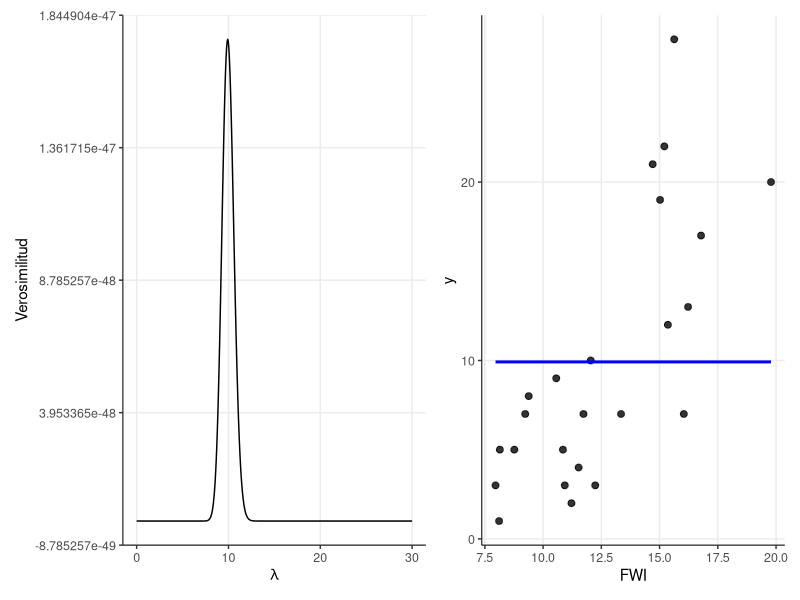
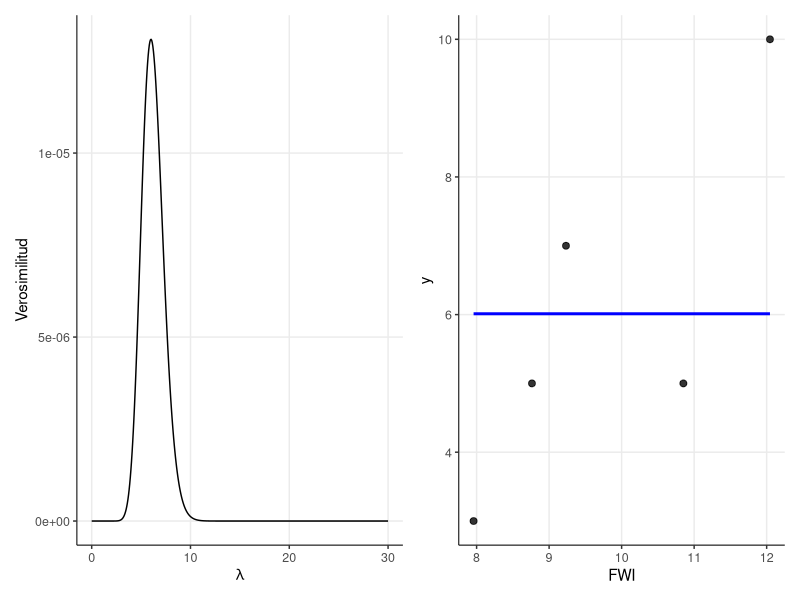
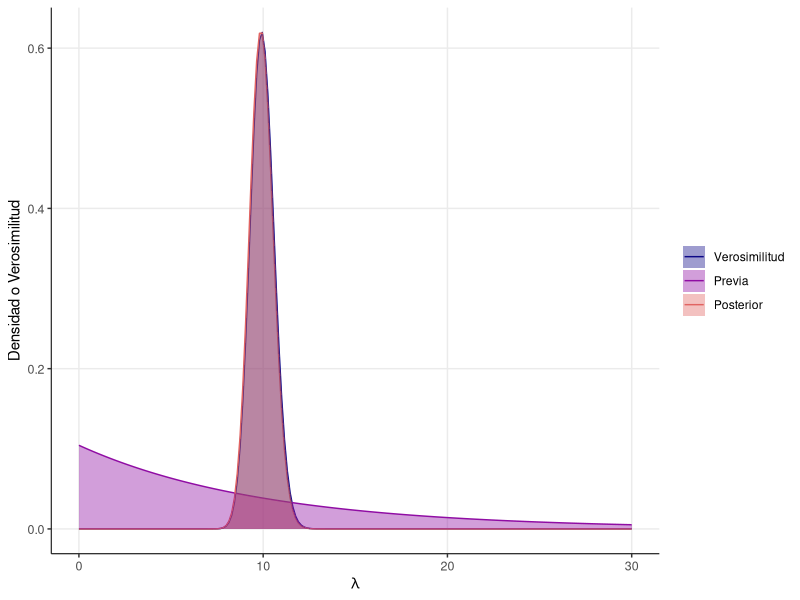
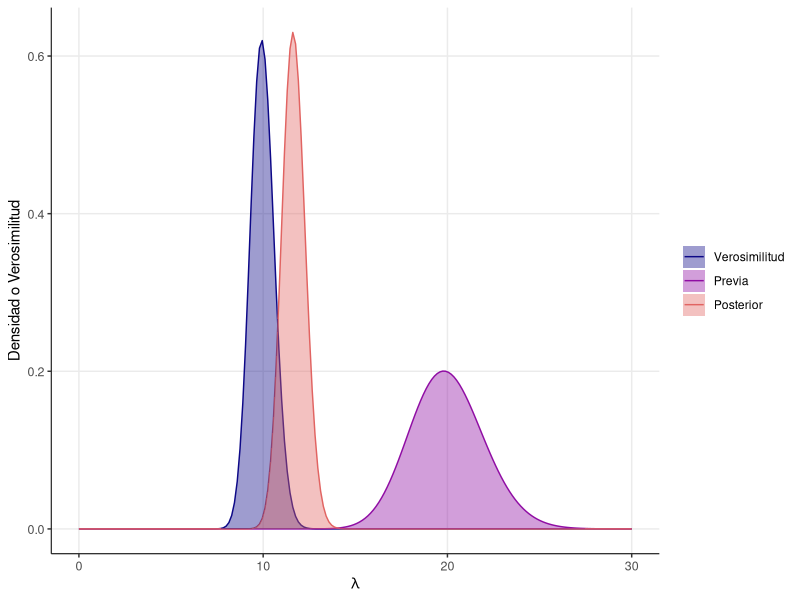
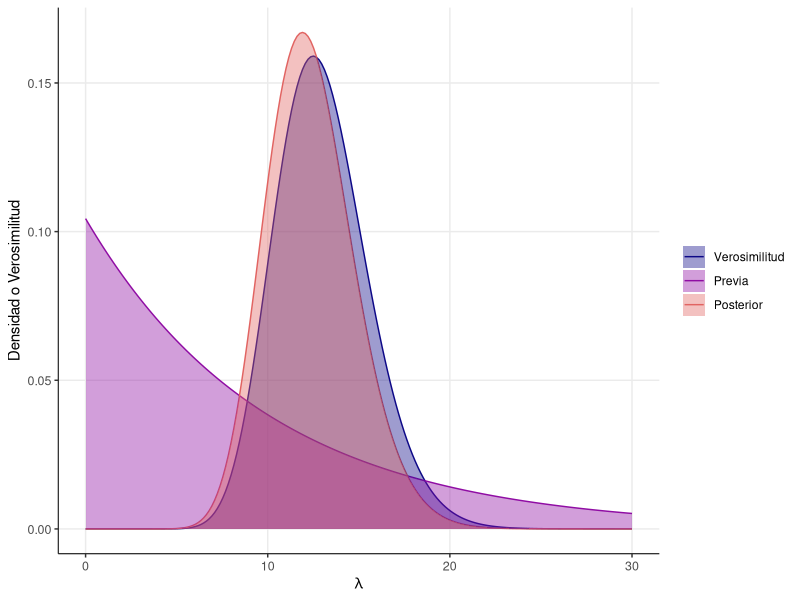
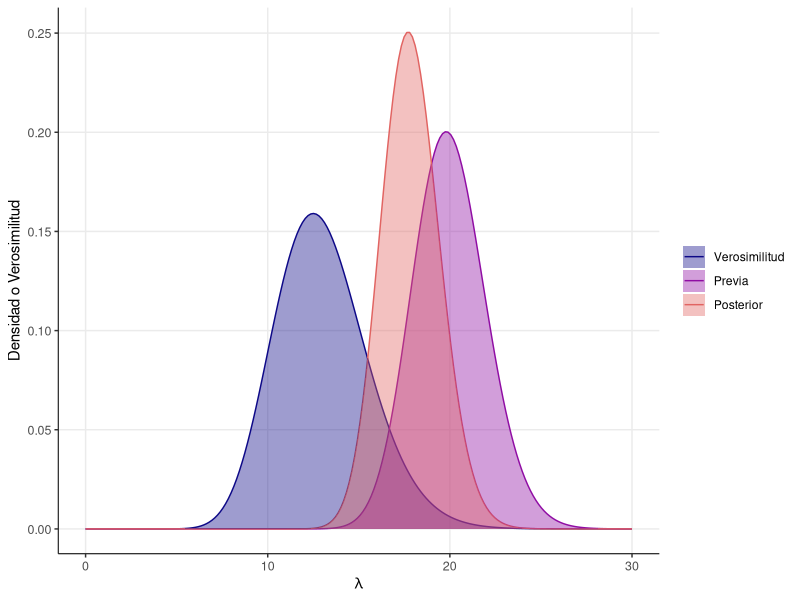

Recreate these plots in R, in order.
## ## TP 5: Estimación de parámetros e inferencia bayesiana ## ##

# [Codificación: UTF-8]

# Paquetes ----------------------------------------------------------------

library(tidyverse) # ggplot y pivot_longer
library(viridis)   # colores
library(dplyr)
library(ggplot2)
library(scales)    # leyenda de gráfico
library(patchwork) # unir gráficos

# Funciones ---------------------------------------------------------------

# Para normalizar densidades o likelihoods (con fines gráficos).
# area es el tamaño del segmento o celda en la aproximación discreta.
# En 1D, es la distancia entre valores de la secuencia de parámetros.
# En 2D, es el área de cada celda.
# Devuelve un vector de densidad o likelihood, tal que
# sum(normalized_density * area) ~= 1
normalize_dens <- function(dens, area) {
  dens / sum(dens * area)
}

# ggplot custom theme
nice_theme <- function() {
  theme(
    panel.border = element_blank(),
    panel.grid.minor = element_blank(),
    panel.grid.major =  element_line(),

    axis.line = element_line(linewidth = 0.35),

    axis.text = element_text(size = 9),
    axis.title = element_text(size = 11),

    strip.text = element_text(size = 11),
    strip.background = element_rect(fill = "white", color = "white")
  )
}

theme_set(theme_classic())

# Datos -------------------------------------------------------------------

datos <- read.csv(file.path("datos", "barbera_data_fire_total_climate.csv"))

# Actividad 1 -------------------------------------------------------------

# 1.1 ---------------------------------------------------------------------
# Elegir un set de datos y definir un modelo sencillo (1 o 2 parámetros).
# Puede ser estadístico o no (la función de costo no necesariamente tiene que
# ser una -log verosimilitud).

# y_i ~ Poisson(lambda)

# (no hay predictoras)

# 1.2 ---------------------------------------------------------------------
# Evaluar qué restricciones debería imponerse sobre los parámetros para que el
# modelo sea sensato.

# lambda >= 0, ¿quizás no superior a 200?

# 1.3 ---------------------------------------------------------------------
# Graficar la función de verosimilitud del modelo (o la función de costo) y
# encontrá el máximo utilizando el método de la grilla. Si el modelo tiene
# D > 2 parámetros, se deberán fijar D - 2 para poder graficar. Graficar la
# predicción en función de alguna variable predictora (si es que la hay)
# utilizando el valor de la grilla con mayor verosimilitud o menor costo.

like_fire <- function(lambda, log = T, filas = 1:nrow(datos)) {
  # "like" por likelihood (sería raro decirle "vero");
  # "fire" porque es la función para estos datos de fuego, no cualquier
  # verosimilitud.

  # usando lambda evaluamos la verosimilitud de cada observación,
  # en escala log:
  like_pointwise <- dpois(datos$fires[filas], lambda, log = T)

  # la log-verosimilitud conjunta es la suma de las log-verosimilitudes por
  # observación:
  like <- sum(like_pointwise)

  if (log) return(like)
  else return(exp(like))
}

# Creamos grilla de valores de lambda.
side <- 500 # cantidad de valores por lado
grilla <- data.frame(
  lambda = seq(0, 30, length.out = side)
)

# Evaluamos la verosimilitud para cada valor
grilla$loglike <- NA
for (i in 1:side) {
  grilla$loglike[i] <- like_fire(grilla$lambda[i])
}
grilla$like <- exp(grilla$loglike)

# Elegimos el punto con mayor verosimilitud
row <- which.max(grilla$loglike)
lambda <- grilla$lambda[row]

# Curva de verosimilitud a partir de la grilla (1D)
p1 <- ggplot(grilla, aes(x = lambda, y = like)) +
  geom_line() +
  # geom_vline(xintercept = lambda, linetype = "dashed") +
  # scale_y_continous(trans="log10")+
  labs(x = expression(lambda), y = "Verosimilitud") +
  nice_theme()

# Plot de puntos + curva
p2 <- ggplot(datos, aes(x = fwi, y = fires)) +
  geom_point(color = rgb(0, 0, 0, 0.8), size = 2) +
  stat_function(fun = function(x) lambda,
                color = "blue", linewidth = 1) +
  ylab("y") + xlab("FWI") +
  nice_theme()

# Unimos
(p1 | p2)

# 1.4 ---------------------------------------------------------------------
# Comparár la estimación basada en la grilla con la obtenida usando optim.

opt <- optim(
  par = 1,                     # Valor inicial de lambda
  fn = like_fire,              # Función a optimizar
  method = "Brent",            # Optmización en 1D
  lower = 0, upper = 1000,     # Limites
  control = list(fnscale = -1) # Para que maximice en vez de minimizar
)

opt$par
grilla[row, c("lambda")]

# 1.5 ---------------------------------------------------------------------
# ¿Existen otros valores de los parámetros que también presentan un
# ajuste razonable a los datos, aunque sea subóptimo? ¿Cómo se podría
# escoger un set de valores razonables?

# 1.6 ---------------------------------------------------------------------
# Repetir los puntos 1.3 y 1.5 pero utilizando el 20 % y el 50 % de los
# datos disponibles, y compará los resultados.

# Ejemplo con N = 20 %

filas20 <- sample(1:nrow(datos), size = round(0.2 * nrow(datos)),
                  replace = F)

# Evaluamos la verosimilitud para cada valor
grilla$loglike20 <- NA
for (i in 1:side) {
  grilla$loglike20[i] <- like_fire(grilla$lambda[i], filas = filas20)
}
grilla$like20 <- exp(grilla$loglike20)

row20 <- which.max(grilla$loglike20)
lambda20 <- grilla$lambda[row20]

# Curva de verosimilitud a partir de la grilla (1D)
p1 <- ggplot(grilla, aes(x = lambda, y = like20)) +
  geom_line() +
  # geom_vline(xintercept = lambda, linetype = "dashed") +
  labs(x = expression(lambda), y = "Verosimilitud") +
  nice_theme()

# Plot de puntos + curva
p2 <- ggplot(datos[filas20, ], aes(x = fwi, y = fires)) +
  geom_point(color = rgb(0, 0, 0, 0.8), size = 2) +
  stat_function(fun = function(x) lambda20,
                color = "blue", linewidth = 1) +
  ylab("y") + xlab("FWI") +
  nice_theme()

# Unimos usando patchwork
(p1 | p2)


# Actividad 2 -------------------------------------------------------------

# 2.1 ---------------------------------------------------------------------
# Utilizando el mismo set de datos y modelo escogido previamente (ejercicio 1),
# definir previas para los parámetros, convirtiéndolo en un modelo bayesiano.

# y_i ~ Poisson(lambda)
# lambda ~ Gama(1 / tau, 1 / (mu * tau))
# tau = 1; mu = 10

# (tau es un parámetro de dispersión, mu es la media)

# 2.2 ---------------------------------------------------------------------
# Graficar la función de verosimilitud, la densidad previa y la densidad
# posterior.

# Creamos grilla de valores de lambda.
side <- 200 # cantidad de valores por lado

lambda_seq <- seq(0, 30, length.out = side)

grilla <- expand.grid(
  lambda = lambda_seq,
  loglike = NA,   # para llenar luego
  like = NA,
  prior = NA,
  post = NA
)

# Evaluamos la verosimilitud para cada valor
for (i in 1:side) {
  grilla$loglike[i] <- like_fire(grilla$lambda[i])
}
grilla$like <- exp(grilla$loglike)

# Definimos y evaluamos la previa (gama)
mu <- 10 # media
tau <- 1 # dispersion
a <- 1 / tau; b <- 1 / (tau * mu)

for (i in 1:side) {
  grilla$prior[i] <- dgamma(grilla$lambda[i], a, b)
}

# Posterior
grilla$post <- grilla$like * grilla$prior

# Normalizamos para poder visualizar
g <- grilla
area <- diff(lambda_seq)[1] # para normalizar
for (v in c("like", "prior", "post")) {
  g[, v] <- normalize_dens(grilla[, v], area)
}

# Elongamos g
cols <- which(names(g) %in% c("like", "prior", "post"))
glong <- pivot_longer(g, all_of(cols), names_to = "variable",
                      values_to = "density")
glong$variable <- factor(
  glong$variable,
  levels = c("like", "prior", "post"),
  labels = c("Verosimilitud", "Previa", "Posterior")
)

# Graficamos
ggplot(glong, aes(x = lambda, y = density, ymax = density, ymin = 0,
                  color = variable, fill = variable)) +
  geom_line() +
  geom_ribbon(alpha = 0.4, color = NA) +
  scale_color_viridis(discrete = T, option = "C", end = 0.6) +
  scale_fill_viridis(discrete = T, option = "C", end = 0.6) +
  theme(legend.title = element_blank()) +
  xlab(expression(lambda)) +
  ylab("Densidad o Verosimilitud") +
  nice_theme()


# 2.3 ---------------------------------------------------------------------
# Explorar distintas previas, ya sea variando los parámetros de una
# misma distribución o utilizando otra distribución. Intentar crear
# previas que influyan en el resultado y otras que no.

grilla2 <- grilla

# Redefinimos y evaluamos la previa
mu <- 20 # media
tau <- 0.01 # dispersion
a <- 1 / tau; b <- 1 / (tau * mu)

for (i in 1:side) {
  grilla2$prior[i] <- dgamma(grilla$lambda[i], a, b)
}

# Posterior
grilla2$post <- grilla2$like * grilla2$prior

# Normalizamos para poder visualizar
g <- grilla2
area <- diff(lambda_seq)[1] # para normalizar
for (v in c("like", "prior", "post")) {
  g[, v] <- normalize_dens(grilla2[, v], area)
}

# Elongamos g
cols <- which(names(g) %in% c("like", "prior", "post"))
glong <- pivot_longer(g, all_of(cols), names_to = "variable",
                      values_to = "density")
glong$variable <- factor(
  glong$variable,
  levels = c("like", "prior", "post"),
  labels = c("Verosimilitud", "Previa", "Posterior")
)

# Graficamos
ggplot(glong, aes(x = lambda, y = density, ymax = density, ymin = 0,
                  color = variable, fill = variable)) +
  geom_line() +
  geom_ribbon(alpha = 0.4, color = NA) +
  scale_color_viridis(discrete = T, option = "C", end = 0.6) +
  scale_fill_viridis(discrete = T, option = "C", end = 0.6) +
  theme(legend.title = element_blank()) +
  xlab(expression(lambda)) +
  ylab("Densidad o Verosimilitud") +
  nice_theme()

## Para probar con otra distribución, editar estas líneas:

# Redefinimos y evaluamos la previa
mu <- 20    # media
tau <- 0.01 # dispersion
a <- 1 / tau; b <- 1 / (tau * mu)

for (i in 1:side) {
  grilla2$prior[i] <- dgamma(grilla$lambda[i], a, b)
}


# (El resto del código, igual)

# 2.4 ---------------------------------------------------------------------
# Repetír la comparación entre posteriores pero utilizando únicamente 2 o 3
# observaciones. Las previas que no influían en el resultado usando todos los
# datos, ¿siguen sin influir?

# Creamos grilla de valores de lambda.
side <- 200 # cantidad de valores por lado

lambda_seq <- seq(0, 30, length.out = side)

grilla <- expand.grid(
  lambda = lambda_seq,
  loglike = NA,   # para llenar luego
  like = NA,
  prior = NA,
  post = NA
)

# Evaluamos la verosimilitud para cada valor
# ACÁ DEFINIMOS QUÉ FILAS USAR!
for (i in 1:side) {
  grilla$loglike[i] <- like_fire(grilla$lambda[i], filas = c(2, 10))
}
grilla$like <- exp(grilla$loglike)

# Definimos y evaluamos la previa (gama)
mu <- 10 # media
tau <- 1 # dispersion
a <- 1 / tau; b <- 1 / (tau * mu)

for (i in 1:side) {
  grilla$prior[i] <- dgamma(grilla$lambda[i], a, b)
}

# Posterior
grilla$post <- grilla$like * grilla$prior

# Normalizamos para poder visualizar
g <- grilla
area <- diff(lambda_seq)[1] # para normalizar
for (v in c("like", "prior", "post")) {
  g[, v] <- normalize_dens(grilla[, v], area)
}

# Elongamos g
cols <- which(names(g) %in% c("like", "prior", "post"))
glong <- pivot_longer(g, all_of(cols), names_to = "variable",
                      values_to = "density")
glong$variable <- factor(
  glong$variable,
  levels = c("like", "prior", "post"),
  labels = c("Verosimilitud", "Previa", "Posterior")
)

# Graficamos
ggplot(glong, aes(x = lambda, y = density, ymax = density, ymin = 0,
                  color = variable, fill = variable)) +
  geom_line() +
  geom_ribbon(alpha = 0.4, color = NA) +
  scale_color_viridis(discrete = T, option = "C", end = 0.6) +
  scale_fill_viridis(discrete = T, option = "C", end = 0.6) +
  theme(legend.title = element_blank()) +
  xlab(expression(lambda)) +
  ylab("Densidad o Verosimilitud") +
  nice_theme()


## y con una previa más informativa:

# Redefinimos y evaluamos la previa (gama)
mu <- 20    # media
tau <- 0.01 # dispersion
a <- 1 / tau; b <- 1 / (tau * mu)

for (i in 1:side) {
  grilla$prior[i] <- dgamma(grilla$lambda[i], a, b)
}

# Posterior
grilla$post <- grilla$like * grilla$prior

# Normalizamos para poder visualizar
g <- grilla
area <- diff(lambda_seq)[1] # para normalizar
for (v in c("like", "prior", "post")) {
  g[, v] <- normalize_dens(grilla[, v], area)
}

# Elongamos g
cols <- which(names(g) %in% c("like", "prior", "post"))
glong <- pivot_longer(g, all_of(cols), names_to = "variable",
                      values_to = "density")
glong$variable <- factor(
  glong$variable,
  levels = c("like", "prior", "post"),
  labels = c("Verosimilitud", "Previa", "Posterior")
)

# Graficamos
ggplot(glong, aes(x = lambda, y = density, ymax = density, ymin = 0,
                  color = variable, fill = variable)) +
  geom_line() +
  geom_ribbon(alpha = 0.4, color = NA) +
  scale_color_viridis(discrete = T, option = "C", end = 0.6) +
  scale_fill_viridis(discrete = T, option = "C", end = 0.6) +
  theme(legend.title = element_blank()) +
  xlab(expression(lambda)) +
  ylab("Densidad o Verosimilitud") +
  nice_theme()

# 2.5 ---------------------------------------------------------------------
# ¿Cómo se podría caracterizar la distribución posterior de una forma más
# compacta que un gráfico? ¿Cómo se podrían describir resultados
# sobre un parámetro en particular si el modelo tiene más de un parámetro?